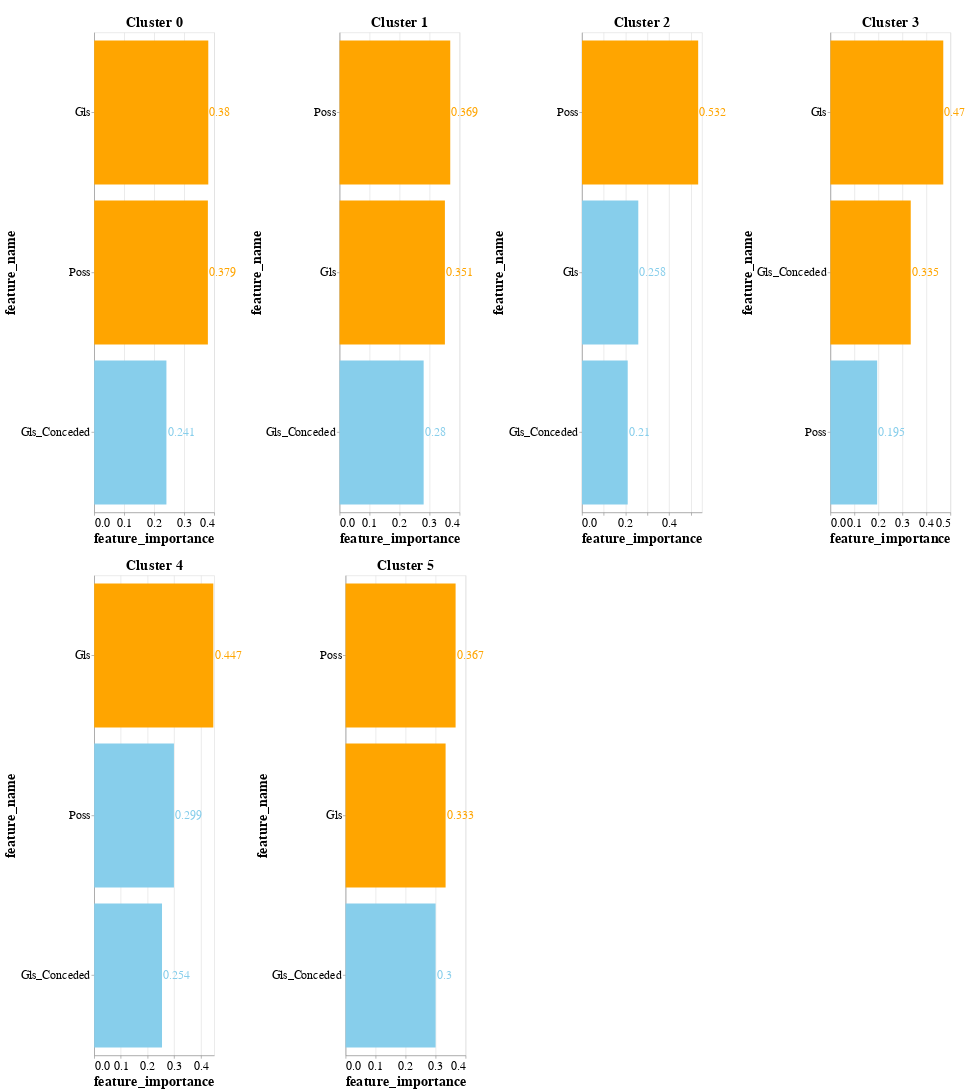

Write notebook code for a chart like this one.
### Code cell
final_chart = alt.vconcat()
row_chart = alt.hconcat()

for i in range(OPTIMAL_N_CLUSTERS):
    df_cluster = df_fi[df_fi['cluster'] == i]
    base = alt.Chart(df_cluster, title=f'Cluster {i}').encode(
        x='feature_importance:Q',
        y=alt.Y('feature_name:N').sort('-x'),
        text=alt.Text('feature_importance:Q', format=".3"),
        color=alt.condition(
            alt.datum.feature_importance > 0.3,
            alt.value("orange"),
            alt.value('skyblue')
        )
    )

    bar = base.mark_bar().properties(
        width=200,
        height=800,
    )

    text = base.mark_text(align='left', dx=2)

    chart = (bar + text)
    if i == 0 :
        row_chart = chart
    elif i == 4:
        final_chart = alt.vconcat(final_chart, row_chart) 
        row_chart = chart
    else :
        row_chart = alt.hconcat(row_chart, chart)

final_chart = alt.vconcat(final_chart, row_chart)
    
final_chart.configure_title(
        fontSize=24,
    ).configure_axis(
        labelFontSize=20,
        titleFontSize=24,
    ).configure_text(
        fontSize=20
    )

### Figure 1 — Vega-Lite specification as saved in the notebook (floating-point values rounded to 4 significant figures)
{"config": {"view": {"continuousWidth": 300, "continuousHeight": 300}, "axis": {"labelFontSize": 20, "titleFontSize": 24}, "text": {"fontSize": 20}, "title": {"fontSize": 24}}, "vconcat": [{"vconcat": [{"vconcat": []}, {"hconcat": [{"hconcat": [{"hconcat": [{"layer": [{"mark": {"type": "bar"}, "encoding": {"color": {"condition": {"test": "(datum.feature_importance > 0.3)", "value": "orange"}, "value": "skyblue"}, "text": {"field": "feature_importance", "format": ".3", "type": "quantitative"}, "x": {"field": "feature_importance", "type": "quantitative"}, "y": {"field": "feature_name", "sort": "-x", "type": "nominal"}}, "title": "Cluster 0"}, {"mark": {"type": "text", "align": "left", "dx": 2}, "encoding": {"color": {"condition": {"test": "(datum.feature_importance > 0.3)", "value": "orange"}, "value": "skyblue"}, "text": {"field": "feature_importance", "format": ".3", "type": "quantitative"}, "x": {"field": "feature_importance", "type": "quantitative"}, "y": {"field": "feature_name", "sort": "-x", "type": "nominal"}}, "title": "Cluster 0"}], "data": {"name": "data-85af4b6a040b8dc0cf37c4660589bd51"}, "height": 800, "width": 200}, {"layer": [{"mark": {"type": "bar"}, "encoding": {"color": {"condition": {"test": "(datum.feature_importance > 0.3)", "value": "orange"}, "value": "skyblue"}, "text": {"field": "feature_importance", "format": ".3", "type": "quantitative"}, "x": {"field": "feature_importance", "type": "quantitative"}, "y": {"field": "feature_name", "sort": "-x", "type": "nominal"}}, "title": "Cluster 1"}, {"mark": {"type": "text", "align": "left", "dx": 2}, "encoding": {"color": {"condition": {"test": "(datum.feature_importance > 0.3)", "value": "orange"}, "value": "skyblue"}, "text": {"field": "feature_importance", "format": ".3", "type": "quantitative"}, "x": {"field": "feature_importance", "type": "quantitative"}, "y": {"field": "feature_name", "sort": "-x", "type": "nominal"}}, "title": "Cluster 1"}], "data": {"name": "data-b7ed25494adf3de301bd017f7ec5a2cd"}, "height": 800, "width": 200}]}, {"layer": [{"mark": {"type": "bar"}, "encoding": {"color": {"condition": {"test": "(datum.feature_importance > 0.3)", "value": "orange"}, "value": "skyblue"}, "text": {"field": "feature_importance", "format": ".3", "type": "quantitative"}, "x": {"field": "feature_importance", "type": "quantitative"}, "y": {"field": "feature_name", "sort": "-x", "type": "nominal"}}, "title": "Cluster 2"}, {"mark": {"type": "text", "align": "left", "dx": 2}, "encoding": {"color": {"condition": {"test": "(datum.feature_importance > 0.3)", "value": "orange"}, "value": "skyblue"}, "text": {"field": "feature_importance", "format": ".3", "type": "quantitative"}, "x": {"field": "feature_importance", "type": "quantitative"}, "y": {"field": "feature_name", "sort": "-x", "type": "nominal"}}, "title": "Cluster 2"}], "data": {"name": "data-99c34e717566ba411d413f9327c8656a"}, "height": 800, "width": 200}]}, {"layer": [{"mark": {"type": "bar"}, "encoding": {"color": {"condition": {"test": "(datum.feature_importance > 0.3)", "value": "orange"}, "value": "skyblue"}, "text": {"field": "feature_importance", "format": ".3", "type": "quantitative"}, "x": {"field": "feature_importance", "type": "quantitative"}, "y": {"field": "feature_name", "sort": "-x", "type": "nominal"}}, "title": "Cluster 3"}, {"mark": {"type": "text", "align": "left", "dx": 2}, "encoding": {"color": {"condition": {"test": "(datum.feature_importance > 0.3)", "value": "orange"}, "value": "skyblue"}, "text": {"field": "feature_importance", "format": ".3", "type": "quantitative"}, "x": {"field": "feature_importance", "type": "quantitative"}, "y": {"field": "feature_name", "sort": "-x", "type": "nominal"}}, "title": "Cluster 3"}], "data": {"name": "data-bea04c216127432d8b4d33bd34db4d45"}, "height": 800, "width": 200}]}]}, {"hconcat": [{"layer": [{"mark": {"type": "bar"}, "encoding": {"color": {"condition": {"test": "(datum.feature_importance > 0.3)", "value": "orange"}, "value": "skyblue"}, "text": {"field": "feature_importance", "format": ".3", "type": "quantitative"}, "x": {"field": "feature_importance", "type": "quantitative"}, "y": {"field": "feature_name", "sort": "-x", "type": "nominal"}}, "title": "Cluster 4"}, {"mark": {"type": "text", "align": "left", "dx": 2}, "encoding": {"color": {"condition": {"test": "(datum.feature_importance > 0.3)", "value": "orange"}, "value": "skyblue"}, "text": {"field": "feature_importance", "format": ".3", "type": "quantitative"}, "x": {"field": "feature_importance", "type": "quantitative"}, "y": {"field": "feature_name", "sort": "-x", "type": "nominal"}}, "title": "Cluster 4"}], "data": {"name": "data-fd92c2c07dcf8d02766abbfc8c10e7a1"}, "height": 800, "width": 200}, {"layer": [{"mark": {"type": "bar"}, "encoding": {"color": {"condition": {"test": "(datum.feature_importance > 0.3)", "value": "orange"}, "value": "skyblue"}, "text": {"field": "feature_importance", "format": ".3", "type": "quantitative"}, "x": {"field": "feature_importance", "type": "quantitative"}, "y": {"field": "feature_name", "sort": "-x", "type": "nominal"}}, "title": "Cluster 5"}, {"mark": {"type": "text", "align": "left", "dx": 2}, "encoding": {"color": {"condition": {"test": "(datum.feature_importance > 0.3)", "value": "orange"}, "value": "skyblue"}, "text": {"field": "feature_importance", "format": ".3", "type": "quantitative"}, "x": {"field": "feature_importance", "type": "quantitative"}, "y": {"field": "feature_name", "sort": "-x", "type": "nominal"}}, "title": "Cluster 5"}], "data": {"name": "data-d724a6d077f19bdd356092299d8a13f2"}, "height": 800, "width": 200}]}], "$schema": "https://vega.github.io/schema/vega-lite/v5.8.0.json", "datasets": {"data-85af4b6a040b8dc0cf37c4660589bd51": [{"cluster": 0, "feature_name": "Gls", "feature_importance": 0.3803}, {"cluster": 0, "feature_name": "Poss", "feature_importance": 0.3789}, {"cluster": 0, "feature_name": "Gls_Conceded", "feature_importance": 0.2408}], "data-b7ed25494adf3de301bd017f7ec5a2cd": [{"cluster": 1, "feature_name": "Poss", "feature_importance": 0.3688}, {"cluster": 1, "feature_name": "Gls", "feature_importance": 0.351}, {"cluster": 1, "feature_name": "Gls_Conceded", "feature_importance": 0.2802}], "data-99c34e717566ba411d413f9327c8656a": [{"cluster": 2, "feature_name": "Poss", "feature_importance": 0.5325}, {"cluster": 2, "feature_name": "Gls", "feature_importance": 0.258}, {"cluster": 2, "feature_name": "Gls_Conceded", "feature_importance": 0.2095}], "data-bea04c216127432d8b4d33bd34db4d45": [{"cluster": 3, "feature_name": "Gls", "feature_importance": 0.4703}, {"cluster": 3, "feature_name": "Gls_Conceded", "feature_importance": 0.3348}, {"cluster": 3, "feature_name": "Poss", "feature_importance": 0.1949}], "data-fd92c2c07dcf8d02766abbfc8c10e7a1": [{"cluster": 4, "feature_name": "Gls", "feature_importance": 0.4467}, {"cluster": 4, "feature_name": "Poss", "feature_importance": 0.299}, {"cluster": 4, "feature_name": "Gls_Conceded", "feature_importance": 0.2543}], "data-d724a6d077f19bdd356092299d8a13f2": [{"cluster": 5, "feature_name": "Poss", "feature_importance": 0.3667}, {"cluster": 5, "feature_name": "Gls", "feature_importance": 0.3333}, {"cluster": 5, "feature_name": "Gls_Conceded", "feature_importance": 0.3}]}}
